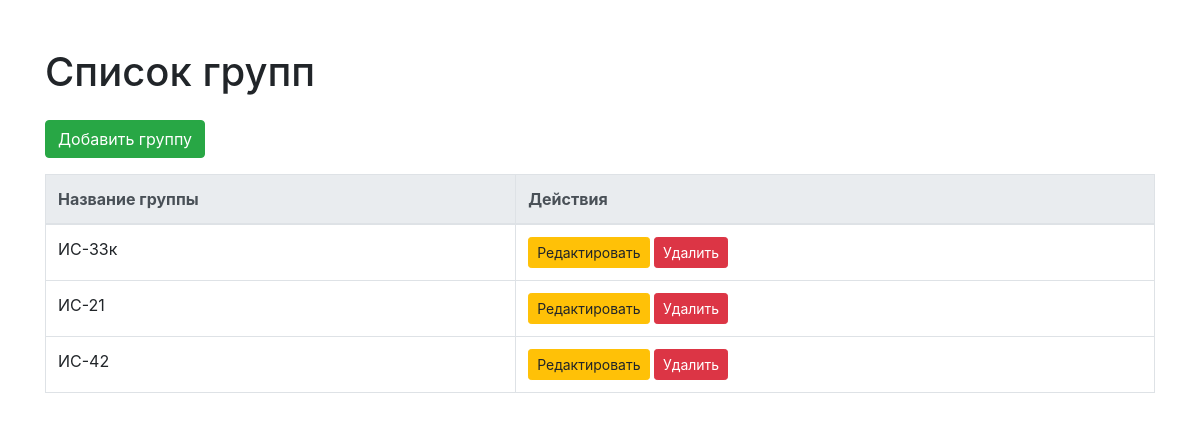
The app's page /groups/ with its own data.
### schedules/models.py (models this page shows, shortened)
class Group(models.Model):
    name = models.CharField(max_length=100)

### schedules/views.py (the view)
# urls.py: path('groups/', views.group_list, name='group_list'),
def group_list(request):
    groups = Group.objects.all()
    return render(request, 'schedules/group_list.html', {'groups': groups})

### schedules/templates/schedules/group_list.html (shortened to what this page needs)
<!DOCTYPE html>
<html lang="ru">
<head>
    <link href="https://maxcdn.bootstrapcdn.com/bootstrap/4.5.2/css/bootstrap.min.css" rel="stylesheet">
</head>
<body>
    <div class="container mt-5">
        <h1 class="mb-4">Список групп</h1>
        <a href="{% url 'add_group' %}" class="btn btn-success mb-3">Добавить группу</a>
        <table class="table table-bordered">
            <thead class="thead-light">
                <tr>
                    <th>Название группы</th>
                    <th>Действия</th>
                </tr>
            </thead>
            <tbody>
                {% for group in groups %}
                <tr>
                    <td>{{ group.name }}</td>
                    <td>
                        <a href="{% url 'edit_group' group.pk %}" class="btn btn-warning btn-sm">Редактировать</a>
                        <a href="{% url 'delete_group' group.pk %}" class="btn btn-danger btn-sm">Удалить</a>
                    </td>
                </tr>
                {% endfor %}
            </tbody>
        </table>
    </div>
</body>
</html>

### records on screen
Group: name "ИС-33к"
Group: name "ИС-21"
Group: name "ИС-42"
